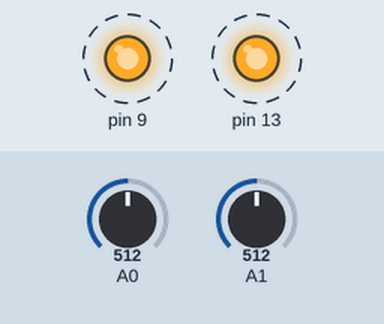
Simulated run of this sketch. Board: Arduino Uno, built with avr-gcc and run on an emulated ATmega328P. Parts: output pins drawn as LEDs (lit = HIGH). Dashed ring = blinking. The inputs (shaded band) are chosen by the test bench; at power-on: A0 = 512, A1 = 512.

Above: at 1.2 s.
1.3 s: A0 set to 245
4.4 s: A0 set to 122
At 4.42 s:
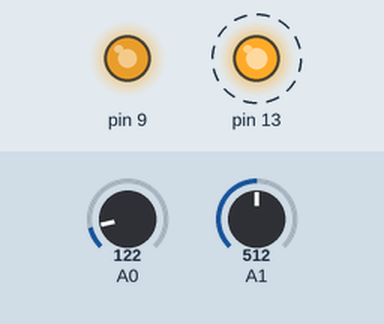
7.5 s: A0 set to 0
At 8.15 s:
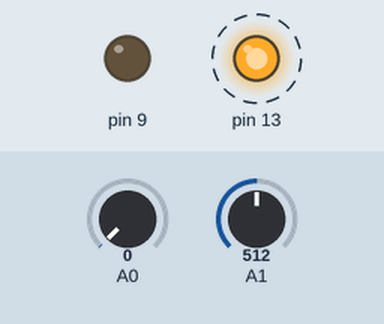
10.6 s: A1 set to 4
13.7 s: A1 set to 1
At 13.7 s:
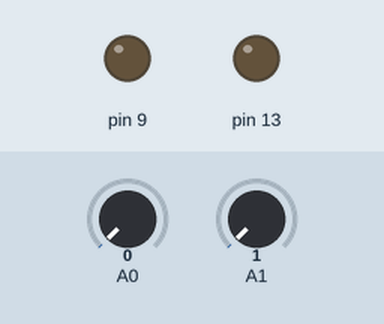
15.2 s: A1 set to 122
At 15.59 s:
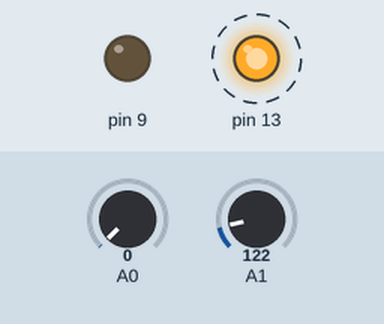
Timing chart, 0 to 19.3 s (numbered marks = the images above; inputs shaded):
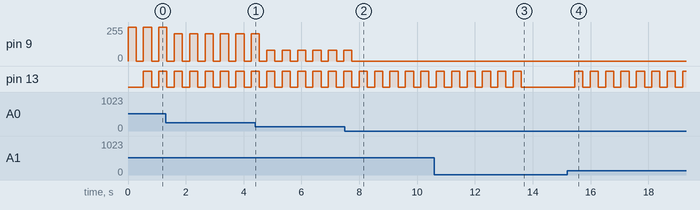

Measured:
- the behaviour switches between 3 and 2 on A1 (found by bisection; images 2 and 3)
- after the input at 7.5 s, pin 9: goes on until 7.7 s, then stays 0/255
- after the input at 13.7 s, pin 13: stops changing and stays LOW
- after the input at 15.2 s, pin 13: alternates HIGH for 0.28 s and LOW for 0.25 s, starting after 0.25 s
- by itself, pin 9: alternates 82/255 for 0.28 s and 0/255 for 0.25 s
- by itself, pin 13: alternates HIGH for 0.28 s and LOW for 0.25 s

The sketch:

clap.ino
```cpp
int Count=0; //Переменная для хранения значений с датчика звука
int Relay=1; //Переменная для хранения состояния реле
void setup() {
  pinMode(13, OUTPUT); //переводим пин 3 в  режим выхода
  pinMode(9, OUTPUT);
}

void loop() {
  Count=analogRead(A1); //читаем значения

  if(Relay == 1)
  {
    int sensorValue = analogRead(A0);
  //
  float voltage = sensorValue - 40 ;
  if (voltage <= 2)
  {
    voltage=0;
  }
   if (voltage >= 255)
  {
    voltage=255;
  }
  //
  Serial.println(voltage);
  analogWrite(9, voltage);
  delay(30);
  }
  if(Relay == 0)
  {
    analogWrite(9, LOW);
  }
  if(Count > 2 )
  {
    delay(250); //ожидаем 250 милисекунд для повторного хлопка
    for(int t=0; t<=500; t++)
    {
      delay(1);
      Count=analogRead(A1); //считываем значение
      if(Count > 2 )
      {
        Relay=!Relay; //меняем состояние реле
        break; //Выходим из цикла после второго хопка
        delay(100); //Пауза
      }
    }
  }
digitalWrite(13,Relay);
}
```
